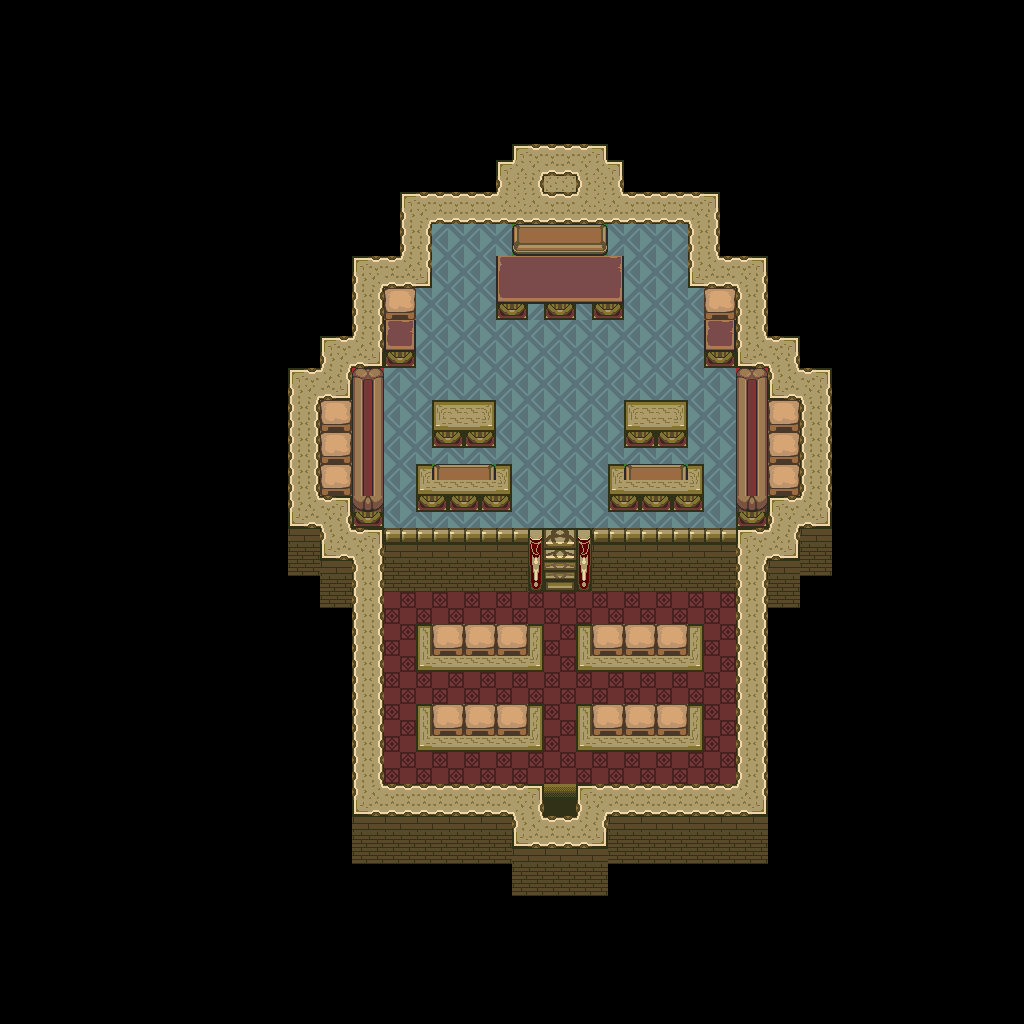

Below is a game level as drawn by its tile map, then a one-line description and the .tmx that defines it (tile-layer data replaced by summaries):
An orthogonal 64x64 tile map with 16x16 px tiles, 1 tile layer (base), 1 hidden layer not drawn.

<map version="1.10" tiledversion="1.12.1" orientation="orthogonal" renderorder="right-down" width="64" height="64" tilewidth="16" tileheight="16" infinite="0" nextlayerid="3" nextobjectid="1">
 <tileset firstgid="1" source="../classiciphone_pics4.tsx" />
 <layer id="1" name="base" width="64" height="64">
  <data>[4096 cells, 4096 non-empty, 77 distinct tile ids]</data>
 </layer>
 <layer id="2" name="collision" width="64" height="64" visible="0">
  <properties><property name="collision" value="true" /></properties>
  <data>[4096 cells, 3544 non-empty, 1 distinct tile ids]</data>
 </layer>
</map>
